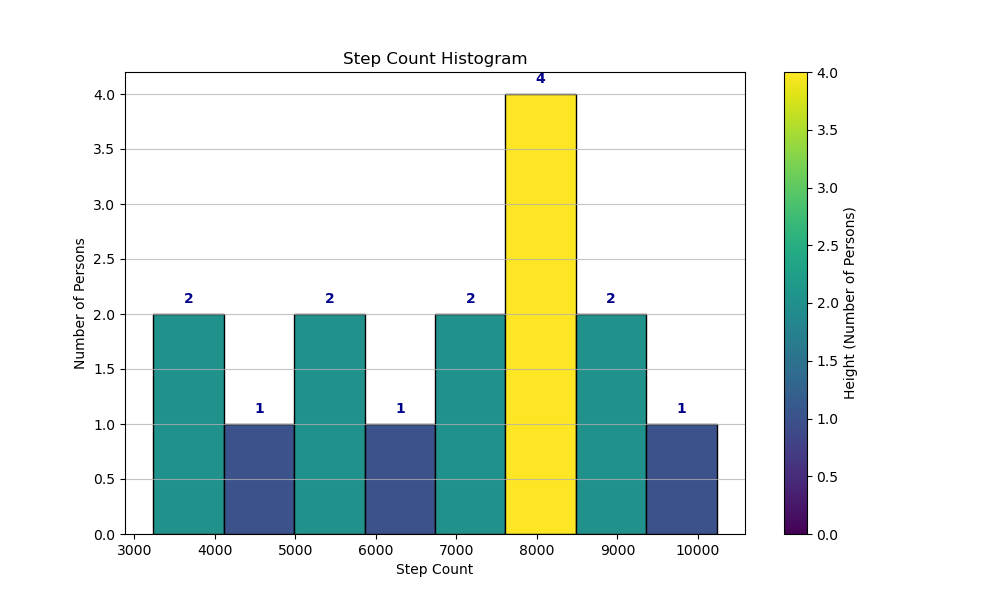

The script that drew this image:

import matplotlib.pyplot as plt

# Provided data
data = [
    {'PersonID': 1, 'Step Count': 3234},
    {'PersonID': 2, 'Step Count': 7890},
    {'PersonID': 3, 'Step Count': 5643},
    {'PersonID': 4, 'Step Count': 9055},
    {'PersonID': 5, 'Step Count': 7098},
    {'PersonID': 6, 'Step Count': 6574},
    {'PersonID': 7, 'Step Count': 4882},
    {'PersonID': 8, 'Step Count': 8310},
    {'PersonID': 9, 'Step Count': 10234},
    {'PersonID': 10, 'Step Count': 3421},
    {'PersonID': 11, 'Step Count': 8060},
    {'PersonID': 12, 'Step Count': 6957},
    {'PersonID': 13, 'Step Count': 5850},
    {'PersonID': 14, 'Step Count': 8095},
    {'PersonID': 15, 'Step Count': 9230}
]

# Extract 'Step Count' values from data
step_counts = [person['Step Count'] for person in data]

# Create a histogram
plt.figure(figsize=(10, 6)) # Set the figure size
n, bins, patches = plt.hist(step_counts, bins=8, color='skyblue', edgecolor='black')

# We will color each bar of histogram based on its height
max_height = max(n)
for i in range(len(patches)):
    patches[i].set_facecolor(plt.cm.viridis(n[i] / max_height))

plt.title('Step Count Histogram') # Title for the histogram
plt.xlabel('Step Count')          # X-axis label
plt.ylabel('Number of Persons')   # Y-axis label

# Adding a color bar to represent the height of bars
sm = plt.cm.ScalarMappable(cmap=plt.cm.viridis, norm=plt.Normalize(0, max_height))
plt.colorbar(sm, label='Height (Number of Persons)')

# Show grid
plt.grid(axis='y', alpha=0.75)

# Add annotations for bar heights
for i in range(len(bins)-1):
    plt.text(bins[i]+0.5*(bins[i+1]-bins[i]), n[i] + 0.1, str(int(n[i])), color='darkblue', fontweight='bold', ha='center')

# Display the histogram
plt.show()
